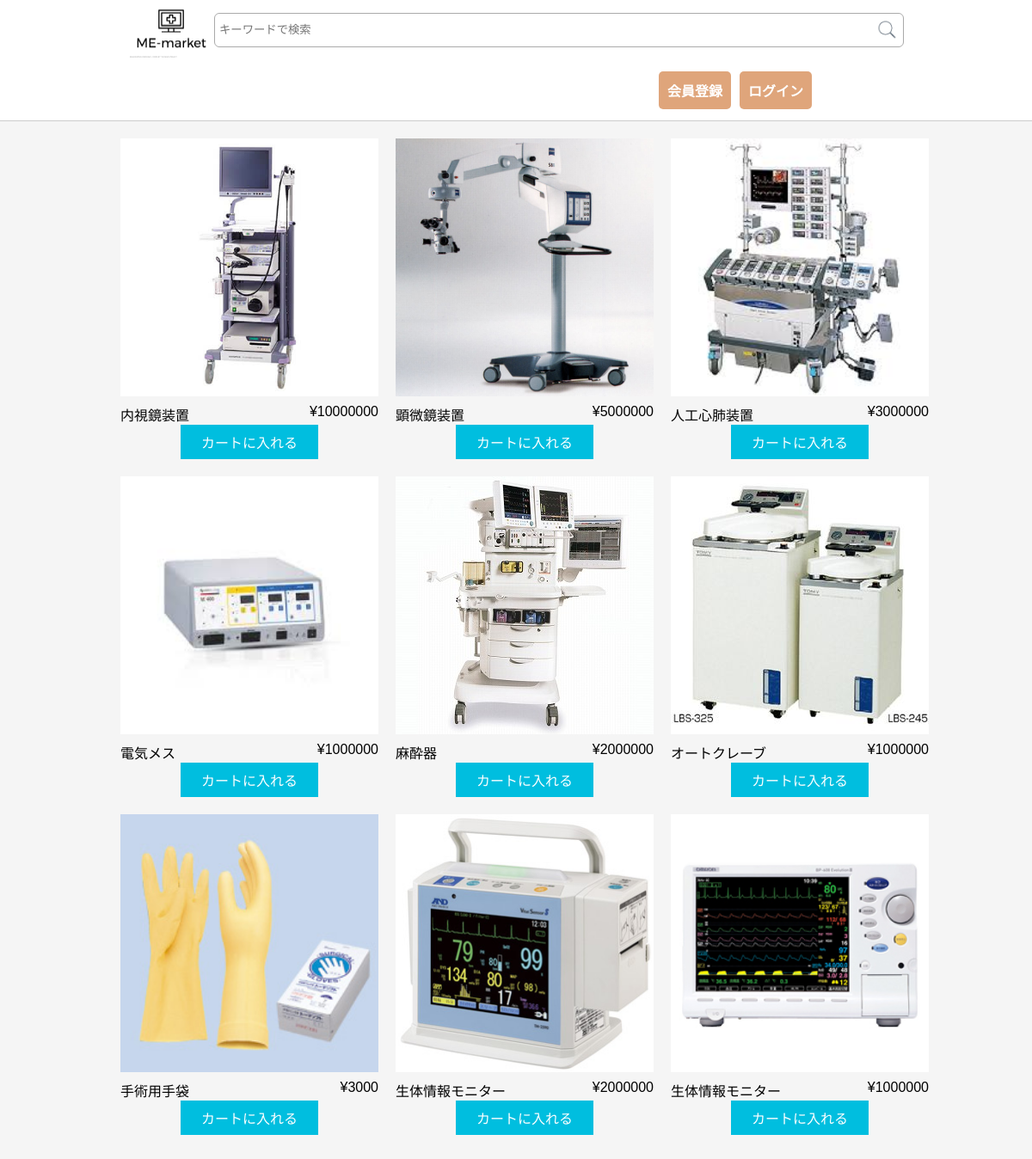
The page / on the database its author committed.
### tables this page shows
CREATE TABLE `ec_item` (
  `id` int(11) NOT NULL,
  `name` varchar(255) DEFAULT NULL,
  `price` int(11) DEFAULT NULL,
  `status` int(11) DEFAULT NULL,
  `stock` int(11) DEFAULT NULL,
  `department` int(11) DEFAULT NULL,
  `create_date` datetime DEFAULT NULL,
  `update_date` datetime DEFAULT NULL
);

### index.php (called while the page is built, shortened)
<?php
require_once './model/function.php';
require_once './model/login.php';
require_once './model/item.php';
$data = [];
$dbh = get_db_connect();
if (isset($_POST['text-field']) === TRUE) {
	$data = get_item_list_by_keyword($dbh, $_POST['text-field']);
} else {
	$data = get_item_list($dbh);
}
include_once './view/index.php';

### model/login.php (called while the page is built, shortened)
<?php
function check_login() {
	if(isset($_SESSION['LOGIN']['id'])) {
		return true;
	} else {
		return false;
	}
}

### model/item.php (called while the page is built, shortened)
<?php
function get_item_list($dbh) {
	$sql = 'SELECT * FROM ec_item';
	return get_as_array($dbh, $sql);
}

### model/function.php (called while the page is built, shortened)
<?php
function get_as_array($dbh, $sql, $val=array()) {
	try {
		$stmt = $dbh->prepare($sql);
		if(is_array($val) && count($val) > 0) {
			$stmt->execute($val);
		} else {
			$stmt->execute();
		}
		$rows = $stmt->fetchAll();
	} catch (PDOException $e) {
		echo '接続できませんでした。理由：'.$e->getMessage();
		exit();
	}
	return $rows;
}

### view/index.php (the view, shortened to what this page needs)
<!DOCTYPE html>
<html>
  <head>
    <link type="text/css" rel="stylesheet" href="./lib/style.css">
  </head>
  <body>
    <header>
      <div class="header-box">
        <div class="header-box_upside">
        <a href="./">
         <img class="logo" src="./lib/ME-market-logo.png" alt="ME-market">
        </a>
        <form method="post">
          <dl class="search">
		       <dt><input type="text" name="text-field" value="" placeholder="キーワードで検索" /></dt>
		        <dd><button><span></span></button></dd>
	        </dl>
        </form>
        </div>
        <div class="header-box_downside">
        <?php if(check_login()) { ?>
        <a href="logout.php" class="menu">ログアウト</a>
        <a href="cart.php" class="menu">カート</a>
        <p class="menu"><?php print $_SESSION['LOGIN']['name']; ?>さん<img class="default-user_img" src="./lib/default.jpg"></p>
        <?php } else { ?>
        <a href="regist.php" class="menu">会員登録</a>
        <a href="login.php" class="menu">ログイン</a>
        <?php } ?>
        </div>
      </div>
    </header>
    <div class="content-container">
    <div class="content">
        <ul class="item-list">
			<?php foreach ($data as $value)  { ?>
            <li>
                <div class="item">
                    <form action="./" method="post">
                        <img class="item-img" src="<?php print IMG_DIR; ?>p<?php print $value['id']; ?>.jpg" >
                        <div class="item-info">
                            <span class="item-name"><?php print $value['name']; ?></span>
                            <span class="item-price">¥<?php print $value['price']; ?></span>
                        </div>
						<?php if ($value['stock'] > 0) { ?>
						    <input class="cart-btn" type="submit" value="カートに入れる">
						<?php } else { ?>
						    <p class="sold-out" >売り切れ</p>
						<?php } ?>
                    </form>
                </div>
            </li>
			<?php } ?>
        </ul>
    </div>
    </div>
  </body>
</html>

### rows shown on the page
ec_item: shows a picture, name "内視鏡装置", price "10000000"
ec_item: shows a picture, name "顕微鏡装置", price "5000000"
ec_item: shows a picture, name "人工心肺装置", price "3000000"
ec_item: shows a picture, name "電気メス", price "1000000"
ec_item: shows a picture, name "麻酔器", price "2000000"
ec_item: shows a picture, name "オートクレーブ", price "1000000"
ec_item: shows a picture, name "手術用手袋", price "3000"
ec_item: shows a picture, name "生体情報モニター", price "2000000"
ec_item: shows a picture, name "生体情報モニター", price "1000000"
